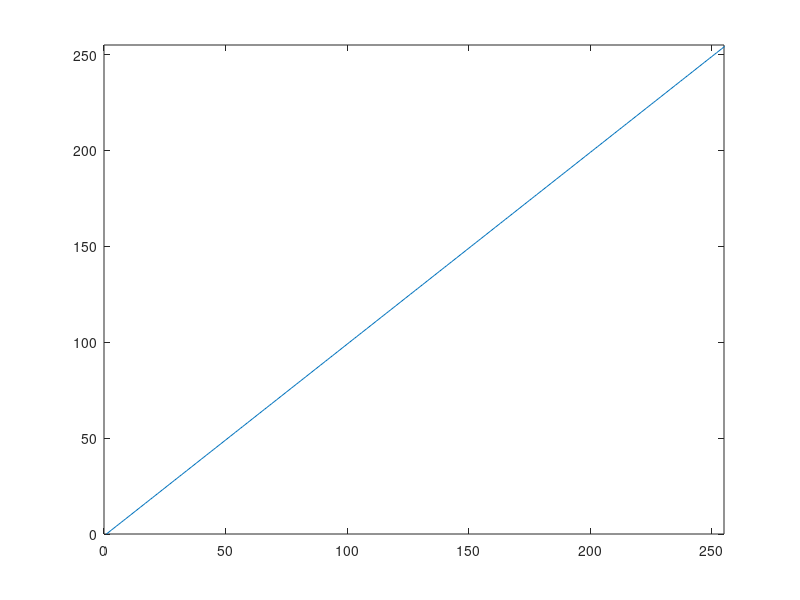

Here is the MATLAB script that generated this plot: (Note: this script raises an error after producing the figure.)
% Identity point transformation function
identity_function = uint8(0:255);
plot(identity_function); xlim([0 255]); ylim([0 255]); 

img_1 = imread('moon.tif');
img_2 = intlut(img_1, identity_function);
figure, montage({img_1, img_2})

if isequal(img_1, img_2)
    disp("The two images are identical.")
end